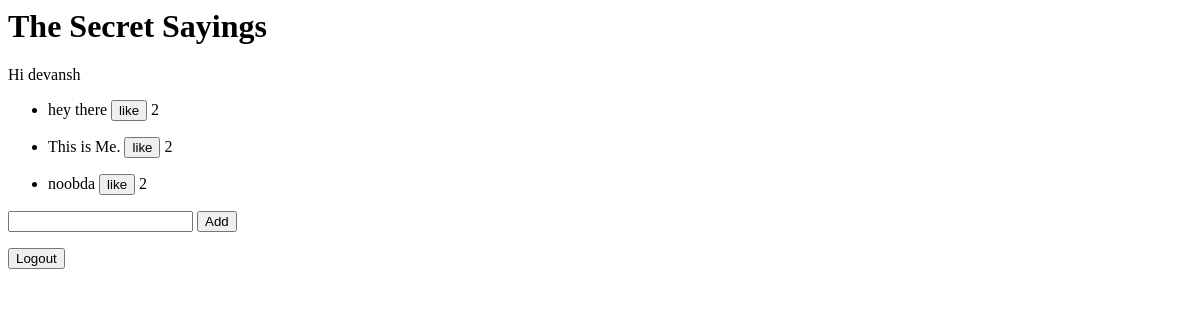
The app's page / (signed in), older data.
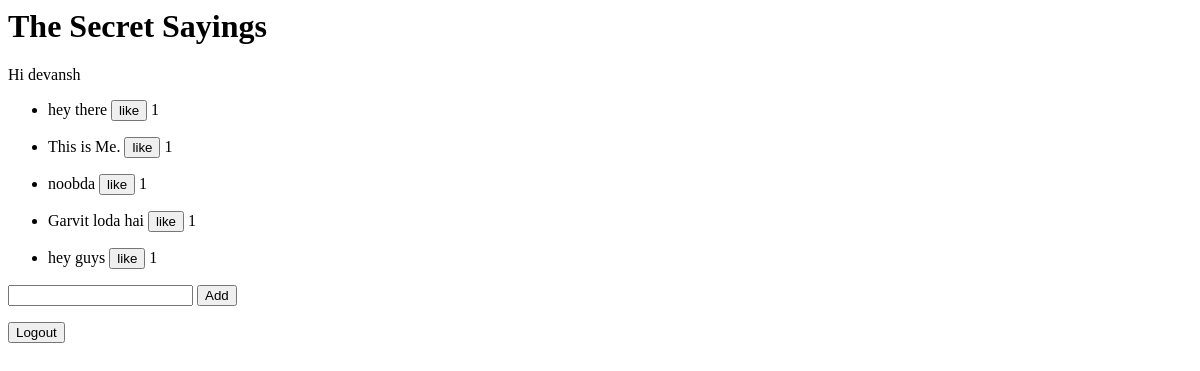
The same page, newer data.
### todolistapp/models.py (models this page shows, shortened)
class Todo(models.Model):
    text = models.CharField(max_length=100)
    complete = models.BooleanField(default=False)

### todolistapp/views.py (the view)
# urls.py: path('',views.index,name='index'),
def index(request):
    form = TodoForm()
    todo_list = Todo.objects.order_by('id')
    context= {'todo' : todo_list, 'form':form}
    return render(request,'todolistapp/index.html',context)

### todolistapp/forms.py
class TodoForm(forms.Form):
    text = forms.CharField(max_length=100)

### todolistapp/templates/todolistapp/index.html (shortened to what this page needs)
<html>
    <h1>The Secret Sayings</h1>
    {%if user.is_authenticated %}
    Hi {{user.username}}
    {% for to in todo %}
    <ul>
        <li>
            {{to.text}}
            <a href="{% url 'like' to.id %}"><button>like</button></a>
            {{ to.todo_likes_set.count}}
        </li>
    </ul>
    {% endfor %}
    <form action={% url 'add' %} method="POST">
         {{form.text}}
        <button type="submit" url=>Add</button>
    </form>
    <a href="{%url 'logout'%}"><button>Logout</button></a>
    {%else%}
        Sorry you're not logged in.
        <a href="{%url 'login'%}"><button>Login</button></a>
        <a href="{%url 'signup'%}"><button>Sign Up</button></a>
    {% endif %}
</html>

Row changes from the older to the newer data that the page shows:
computed for Todo "hey there": todo_likes_set.count "2" → "1"
computed for Todo "This is Me.": todo_likes_set.count "2" → "1"
computed for Todo "noobda": todo_likes_set.count "2" → "1"
added Todo: text "Garvit loda hai", todo_likes_set.count "1"
added Todo: text "hey guys", todo_likes_set.count "1"
